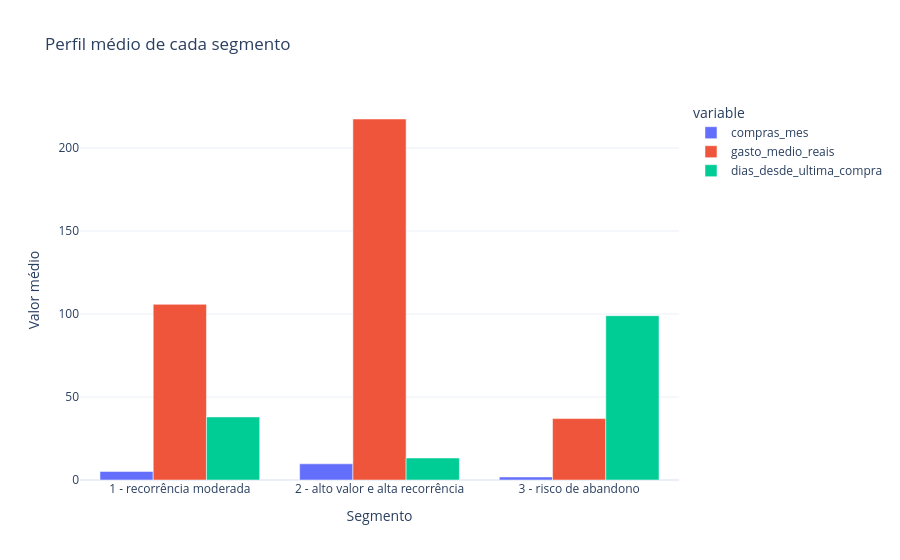

The code cell stored with this chart in its notebook:
### Code cell
centroides_para_grafico = resultado_clientes['centroides_segmentos'].copy()
centroides_para_grafico['nome_segmento'] = centroides_para_grafico['segmento'].astype(str) + ' - ' + centroides_para_grafico['perfil']

figura_centroides = px.bar(
    centroides_para_grafico,
    x='nome_segmento',
    y=['compras_mes', 'gasto_medio_reais', 'dias_desde_ultima_compra'],
    barmode='group',
    title='Perfil médio de cada segmento',
)
figura_centroides.update_layout(template='plotly_white', xaxis_title='Segmento', yaxis_title='Valor médio')
figura_centroides.show()

### Figure 1 — Plotly figure (JSON) as saved in the notebook; plotly's stock layout.template omitted (floating-point values rounded to 4 significant figures)
{"data": [{"alignmentgroup": "True", "hovertemplate": "variable=compras_mes<br>nome_segmento=%{x}<br>value=%{y}<extra></extra>", "legendgroup": "compras_mes", "marker": {"color": "#636efa", "pattern": {"shape": ""}}, "name": "compras_mes", "offsetgroup": "compras_mes", "orientation": "v", "showlegend": true, "textposition": "auto", "type": "bar", "x": ["1 - recorrência moderada", "2 - alto valor e alta recorrência", "3 - risco de abandono"], "xaxis": "x", "y": [5.167, 9.75, 1.8], "yaxis": "y"}, {"alignmentgroup": "True", "hovertemplate": "variable=gasto_medio_reais<br>nome_segmento=%{x}<br>value=%{y}<extra></extra>", "legendgroup": "gasto_medio_reais", "marker": {"color": "#EF553B", "pattern": {"shape": ""}}, "name": "gasto_medio_reais", "offsetgroup": "gasto_medio_reais", "orientation": "v", "showlegend": true, "textposition": "auto", "type": "bar", "x": ["1 - recorrência moderada", "2 - alto valor e alta recorrência", "3 - risco de abandono"], "xaxis": "x", "y": [105.8, 217.5, 37.0], "yaxis": "y"}, {"alignmentgroup": "True", "hovertemplate": "variable=dias_desde_ultima_compra<br>nome_segmento=%{x}<br>value=%{y}<extra></extra>", "legendgroup": "dias_desde_ultima_compra", "marker": {"color": "#00cc96", "pattern": {"shape": ""}}, "name": "dias_desde_ultima_compra", "offsetgroup": "dias_desde_ultima_compra", "orientation": "v", "showlegend": true, "textposition": "auto", "type": "bar", "x": ["1 - recorrência moderada", "2 - alto valor e alta recorrência", "3 - risco de abandono"], "xaxis": "x", "y": [38.0, 13.25, 99.0], "yaxis": "y"}], "layout": {"barmode": "group", "legend": {"title": {"text": "variable"}, "tracegroupgap": 0}, "title": {"text": "Perfil médio de cada segmento"}, "xaxis": {"anchor": "y", "domain": [0, 1], "title": {"text": "Segmento"}}, "yaxis": {"anchor": "x", "domain": [0, 1], "title": {"text": "Valor médio"}}}}
